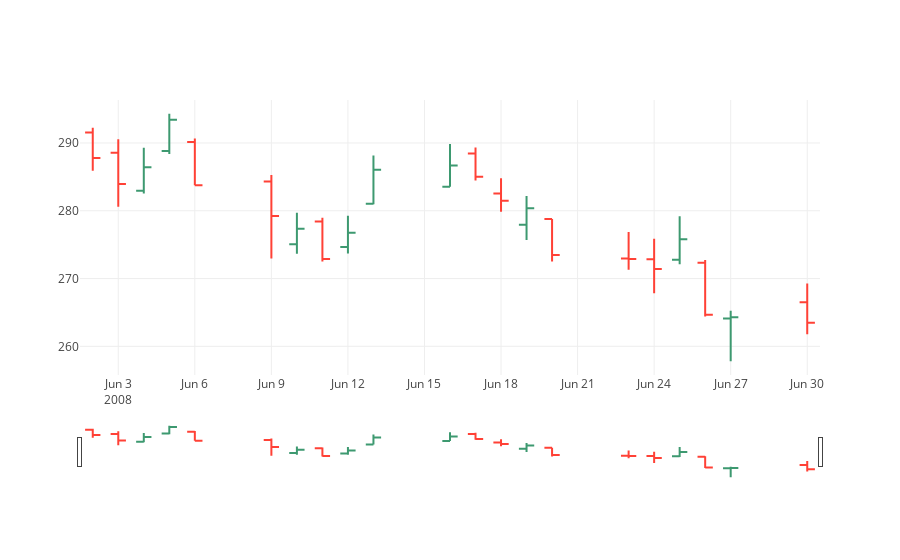

Here is the notebook cell this chart was saved with:
### Markdown cell above
## <a>OHLC charts</a>
An OHLC chart is any type of price chart that shows the open, high, low and close price of a certain time period. Open-high-low-close Charts (or OHLC Charts) are used as a trading tool to visualise and analyse the price changes over time for securities, currencies, stocks, bonds, commodities, etc. OHLC Charts are useful for interpreting the day-to-day sentiment of the market and forecasting any future price changes through the patterns produced.

The y-axis on an OHLC Chart is used for the price scale, while the x-axis is the timescale. On each single time period, an OHLC Charts plots a symbol that represents two ranges: the highest and lowest prices traded, and also the opening and closing price on that single time period (for example in a day). On the range symbol, the high and low price ranges are represented by the length of the main vertical line. The open and close prices are represented by the vertical positioning of tick-marks that appear on the left (representing the open price) and on right (representing the close price) sides of the high-low vertical line.

Colour can be assigned to each OHLC Chart symbol, to distinguish whether the market is "bullish" (the closing price is higher then it opened) or "bearish" (the closing price is lower then it opened).

<img src="https://datavizcatalogue.com/methods/images/anatomy/SVG/OHLC_chart.svg">

Source: [Datavizcatalogue](https://datavizcatalogue.com/methods/OHLC_chart.html)

### Code cell
# OHLC chart of June 2008
trace = go.Ohlc(x=google['06-2008'].index,
                open=google['06-2008'].Open,
                high=google['06-2008'].High,
                low=google['06-2008'].Low,
                close=google['06-2008'].Close)
data = [trace]
iplot(data, filename='simple_ohlc')

### Figure 1 — Plotly figure (JSON) as saved in the notebook; plotly's stock layout.template omitted (floating-point values rounded to 4 significant figures)
{"data": [{"close": [287.8, 283.9, 286.4, 293.4, 283.8, 279.2, 277.4, 272.9, 276.8, 286.0, 286.7, 285.0, 281.5, 280.4, 273.5, 272.9, 271.4, 275.8, 264.7, 264.3, 263.5], "high": [292.2, 290.5, 289.3, 294.3, 290.6, 285.3, 279.7, 278.9, 279.3, 288.1, 289.8, 289.3, 284.8, 282.2, 278.8, 276.9, 275.9, 279.2, 272.7, 265.3, 269.3], "low": [285.9, 280.6, 282.6, 288.4, 283.8, 273.0, 273.7, 272.5, 273.7, 280.9, 283.5, 284.5, 279.9, 275.7, 272.5, 271.3, 267.8, 272.1, 264.4, 257.8, 261.8], "open": [291.5, 288.5, 282.9, 288.8, 290.2, 284.3, 275.1, 278.4, 274.6, 281.0, 283.5, 288.5, 282.5, 277.9, 278.8, 272.9, 272.8, 272.8, 272.3, 264.1, 266.5], "x": ["2008-06-02", "2008-06-03", "2008-06-04", "2008-06-05", "2008-06-06", "2008-06-09", "2008-06-10", "2008-06-11", "2008-06-12", "2008-06-13", "2008-06-16", "2008-06-17", "2008-06-18", "2008-06-19", "2008-06-20", "2008-06-23", "2008-06-24", "2008-06-25", "2008-06-26", "2008-06-27", "2008-06-30"], "type": "ohlc", "uid": "05d4aa94-0f44-11ec-9bc1-0242ac130202"}], "layout": {"xaxis": {"type": "date", "rangeslider": {"yaxis": {"_template": null, "rangemode": "match"}, "autorange": true, "range": ["2008-06-01 12:00", "2008-06-30 12:00"]}, "range": ["2008-06-01 12:00", "2008-06-30 12:00"], "autorange": true}, "yaxis": {"range": [255.8, 296.3], "autorange": true}, "autosize": true}}
